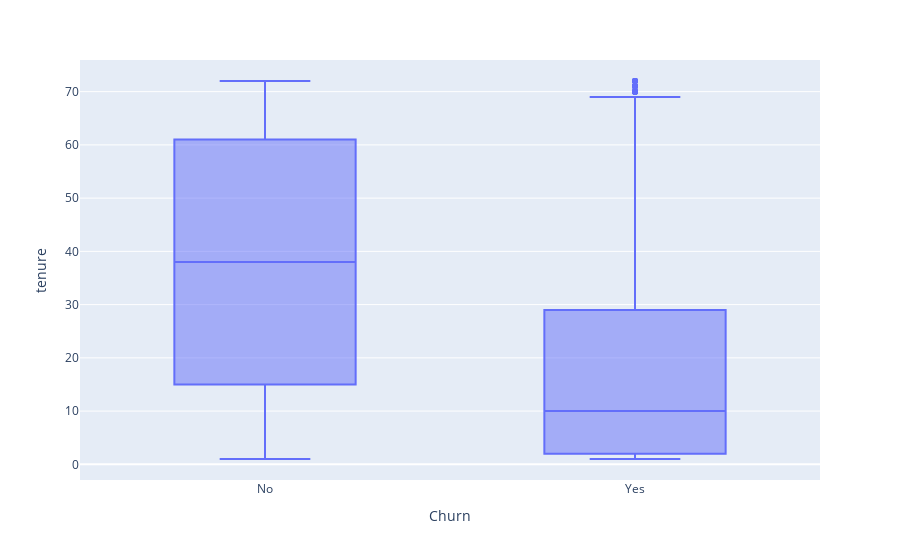

This figure's notebook cell:
### Markdown cell above
#### tenure and churn

### Code cell
px.box(dftele, x = dftele["Churn"], y = dftele['tenure'])

### Figure 1 — Plotly figure (JSON) as saved in the notebook; plotly's stock layout.template omitted (floating-point values rounded to 4 significant figures; data arrays with more than 128 entries replaced by an {"elided": "..."} marker saying what was removed)
{"data": [{"alignmentgroup": "True", "hovertemplate": "Churn=%{x}<br>tenure=%{y}<extra></extra>", "legendgroup": "", "marker": {"color": "#636efa"}, "name": "", "notched": false, "offsetgroup": "", "orientation": "v", "showlegend": false, "type": "box", "x": {"elided": "7032 str values"}, "x0": " ", "xaxis": "x", "y": {"elided": "7032 int values"}, "y0": " ", "yaxis": "y"}], "layout": {"boxmode": "group", "legend": {"tracegroupgap": 0}, "margin": {"t": 60}, "xaxis": {"anchor": "y", "domain": [0, 1], "title": {"text": "Churn"}}, "yaxis": {"anchor": "x", "domain": [0, 1], "title": {"text": "tenure"}}}}
